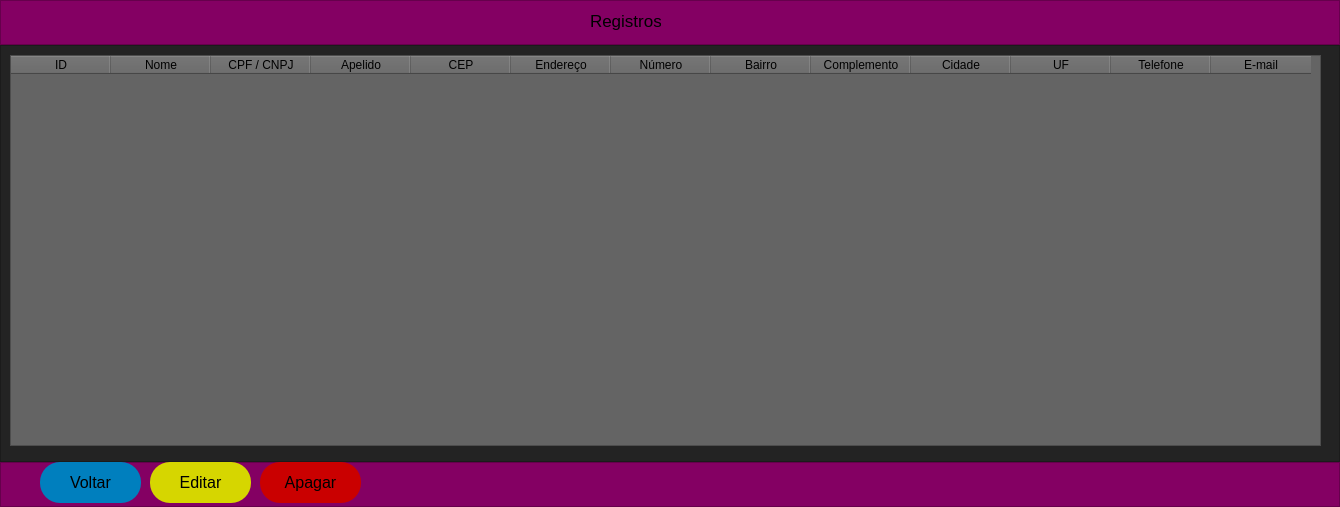
<?xml version="1.0" encoding="UTF-8"?>
<ui version="4.0">
 <class>MainWindow</class>
 <widget class="QMainWindow" name="MainWindow">
  <property name="geometry">
   <rect>
    <x>0</x>
    <y>0</y>
    <width>1340</width>
    <height>507</height>
   </rect>
  </property>
  <property name="windowTitle">
   <string>MainWindow</string>
  </property>
  <widget class="QWidget" name="centralwidget">
   <layout class="QVBoxLayout" name="verticalLayout">
    <property name="spacing">
     <number>0</number>
    </property>
    <property name="leftMargin">
     <number>0</number>
    </property>
    <property name="topMargin">
     <number>0</number>
    </property>
    <property name="rightMargin">
     <number>0</number>
    </property>
    <property name="bottomMargin">
     <number>0</number>
    </property>
    <item>
     <widget class="QFrame" name="frame">
      <property name="maximumSize">
       <size>
        <width>16777215</width>
        <height>45</height>
       </size>
      </property>
      <property name="styleSheet">
       <string notr="true">background-color: rgb(132, 0, 99);</string>
      </property>
      <property name="frameShape">
       <enum>QFrame::StyledPanel</enum>
      </property>
      <property name="frameShadow">
       <enum>QFrame::Raised</enum>
      </property>
      <widget class="QLabel" name="label">
       <property name="geometry">
        <rect>
         <x>590</x>
         <y>10</y>
         <width>71</width>
         <height>21</height>
        </rect>
       </property>
       <property name="font">
        <font>
         <pointsize>13</pointsize>
        </font>
       </property>
       <property name="text">
        <string>Registros</string>
       </property>
      </widget>
     </widget>
    </item>
    <item>
     <widget class="QFrame" name="frame_2">
      <property name="styleSheet">
       <string notr="true">background-color: rgb(35, 35, 35);</string>
      </property>
      <property name="frameShape">
       <enum>QFrame::StyledPanel</enum>
      </property>
      <property name="frameShadow">
       <enum>QFrame::Raised</enum>
      </property>
      <widget class="QTableWidget" name="tableWidget">
       <property name="geometry">
        <rect>
         <x>10</x>
         <y>10</y>
         <width>1311</width>
         <height>391</height>
        </rect>
       </property>
       <property name="styleSheet">
        <string notr="true">background-color: rgb(100, 100, 100);</string>
       </property>
       <column>
        <property name="text">
         <string>ID</string>
        </property>
       </column>
       <column>
        <property name="text">
         <string>Nome</string>
        </property>
       </column>
       <column>
        <property name="text">
         <string>CPF / CNPJ</string>
        </property>
       </column>
       <column>
        <property name="text">
         <string>Apelido</string>
        </property>
       </column>
       <column>
        <property name="text">
         <string>CEP</string>
        </property>
       </column>
       <column>
        <property name="text">
         <string>Endereço</string>
        </property>
       </column>
       <column>
        <property name="text">
         <string>Número</string>
        </property>
       </column>
       <column>
        <property name="text">
         <string>Bairro</string>
        </property>
       </column>
       <column>
        <property name="text">
         <string>Complemento</string>
        </property>
       </column>
       <column>
        <property name="text">
         <string>Cidade</string>
        </property>
       </column>
       <column>
        <property name="text">
         <string>UF</string>
        </property>
       </column>
       <column>
        <property name="text">
         <string>Telefone</string>
        </property>
       </column>
       <column>
        <property name="text">
         <string>E-mail</string>
        </property>
       </column>
      </widget>
     </widget>
    </item>
    <item>
     <widget class="QFrame" name="frame_3">
      <property name="maximumSize">
       <size>
        <width>16777215</width>
        <height>45</height>
       </size>
      </property>
      <property name="styleSheet">
       <string notr="true">background-color: rgb(132, 0, 99);</string>
      </property>
      <property name="frameShape">
       <enum>QFrame::StyledPanel</enum>
      </property>
      <property name="frameShadow">
       <enum>QFrame::Raised</enum>
      </property>
      <widget class="QPushButton" name="pushButton_2">
       <property name="geometry">
        <rect>
         <x>40</x>
         <y>0</y>
         <width>101</width>
         <height>41</height>
        </rect>
       </property>
       <property name="font">
        <font>
         <pointsize>12</pointsize>
        </font>
       </property>
       <property name="styleSheet">
        <string notr="true">background-color: rgb(0, 127, 190);
border-radius: 20px;
border-width: 2px;</string>
       </property>
       <property name="text">
        <string>Voltar</string>
       </property>
      </widget>
      <widget class="QPushButton" name="pushButton_3">
       <property name="geometry">
        <rect>
         <x>150</x>
         <y>0</y>
         <width>101</width>
         <height>41</height>
        </rect>
       </property>
       <property name="font">
        <font>
         <pointsize>12</pointsize>
        </font>
       </property>
       <property name="styleSheet">
        <string notr="true">background-color: rgb(214, 214, 0);
border-radius: 20px;
border-width: 2px;</string>
       </property>
       <property name="text">
        <string>Editar</string>
       </property>
      </widget>
      <widget class="QPushButton" name="pushButton_4">
       <property name="geometry">
        <rect>
         <x>260</x>
         <y>0</y>
         <width>101</width>
         <height>41</height>
        </rect>
       </property>
       <property name="font">
        <font>
         <pointsize>12</pointsize>
        </font>
       </property>
       <property name="styleSheet">
        <string notr="true">background-color: rgb(202, 0, 0);
border-radius: 20px;
border-width: 2px;</string>
       </property>
       <property name="text">
        <string>Apagar</string>
       </property>
      </widget>
     </widget>
    </item>
   </layout>
  </widget>
  <widget class="QMenuBar" name="menubar">
   <property name="geometry">
    <rect>
     <x>0</x>
     <y>0</y>
     <width>1340</width>
     <height>21</height>
    </rect>
   </property>
  </widget>
 </widget>
 <resources/>
 <connections/>
</ui>
